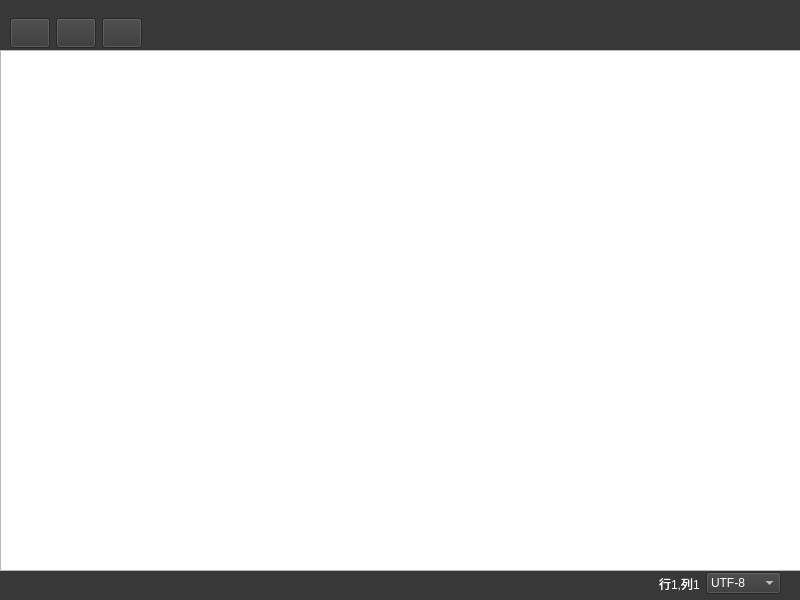
<?xml version="1.0" encoding="UTF-8"?>
<ui version="4.0">
 <class>Widget</class>
 <widget class="QWidget" name="Widget">
  <property name="geometry">
   <rect>
    <x>0</x>
    <y>0</y>
    <width>800</width>
    <height>600</height>
   </rect>
  </property>
  <property name="windowTitle">
   <string>notebook</string>
  </property>
  <property name="windowIcon">
   <iconset resource="res.qrc">
    <normaloff>:/icon/icon.png</normaloff>:/icon/icon.png</iconset>
  </property>
  <widget class="QWidget" name="layoutWidget">
   <property name="geometry">
    <rect>
     <x>0</x>
     <y>0</y>
     <width>801</width>
     <height>601</height>
    </rect>
   </property>
   <layout class="QVBoxLayout" name="verticalLayout">
    <property name="spacing">
     <number>0</number>
    </property>
    <item>
     <widget class="QWidget" name="widgetButtons" native="true">
      <property name="minimumSize">
       <size>
        <width>0</width>
        <height>50</height>
       </size>
      </property>
      <property name="styleSheet">
       <string notr="true">background-color: rgb(56, 56, 56);</string>
      </property>
      <widget class="QWidget" name="layoutWidget">
       <property name="geometry">
        <rect>
         <x>10</x>
         <y>10</y>
         <width>541</width>
         <height>47</height>
        </rect>
       </property>
       <layout class="QHBoxLayout" name="horizontalLayout">
        <item>
         <widget class="QPushButton" name="btnOpen">
          <property name="minimumSize">
           <size>
            <width>30</width>
            <height>30</height>
           </size>
          </property>
          <property name="styleSheet">
           <string notr="true">QPushButton {border-image: url(:/icon/file_open.png)}
QPushButton:hover { border-image: url(:/icon/file_open2.png)}
QPushButton:pressed{border-image: url(:/icon/file_open1.png) }
</string>
          </property>
          <property name="text">
           <string/>
          </property>
         </widget>
        </item>
        <item>
         <widget class="QPushButton" name="btnSave">
          <property name="minimumSize">
           <size>
            <width>30</width>
            <height>30</height>
           </size>
          </property>
          <property name="styleSheet">
           <string notr="true">QPushButton {border-image: url(:/icon/file_save.png)}
QPushButton:hover { border-image: url(:/icon/file-save1.png)}
QPushButton:pressed{border-image: url(:/icon/file-save2.png) }
</string>
          </property>
          <property name="text">
           <string/>
          </property>
         </widget>
        </item>
        <item>
         <widget class="QPushButton" name="btnClose">
          <property name="minimumSize">
           <size>
            <width>30</width>
            <height>30</height>
           </size>
          </property>
          <property name="styleSheet">
           <string notr="true">QPushButton {border-image: url(:/icon/file_close.png)}
QPushButton:hover { border-image: url(:/icon/file-close1.png)}
QPushButton:pressed{border-image: url(:/icon/file-close2.png) }
</string>
          </property>
          <property name="text">
           <string/>
          </property>
         </widget>
        </item>
        <item>
         <spacer name="horizontalSpacer">
          <property name="orientation">
           <enum>Qt::Horizontal</enum>
          </property>
          <property name="sizeHint" stdset="0">
           <size>
            <width>68</width>
            <height>18</height>
           </size>
          </property>
         </spacer>
        </item>
       </layout>
      </widget>
     </widget>
    </item>
    <item>
     <widget class="NBTextEdit" name="textEdit"/>
    </item>
    <item>
     <widget class="QWidget" name="widgetBottom" native="true">
      <property name="minimumSize">
       <size>
        <width>0</width>
        <height>30</height>
       </size>
      </property>
      <property name="styleSheet">
       <string notr="true">background-color: rgb(56, 56, 56);</string>
      </property>
      <widget class="QWidget" name="layoutWidget">
       <property name="geometry">
        <rect>
         <x>40</x>
         <y>0</y>
         <width>761</width>
         <height>25</height>
        </rect>
       </property>
       <layout class="QHBoxLayout" name="horizontalLayout_2">
        <item>
         <spacer name="horizontalSpacer_2">
          <property name="orientation">
           <enum>Qt::Horizontal</enum>
          </property>
          <property name="sizeHint" stdset="0">
           <size>
            <width>40</width>
            <height>20</height>
           </size>
          </property>
         </spacer>
        </item>
        <item>
         <widget class="QLabel" name="labelPosition">
          <property name="autoFillBackground">
           <bool>false</bool>
          </property>
          <property name="styleSheet">
           <string notr="true">color: rgb(255, 255, 255);</string>
          </property>
          <property name="text">
           <string>行1,列1</string>
          </property>
         </widget>
        </item>
        <item>
         <widget class="QComboBox" name="comboBox">
          <property name="styleSheet">
           <string notr="true">color: rgb(255, 255, 255);</string>
          </property>
          <item>
           <property name="text">
            <string>UTF-8</string>
           </property>
          </item>
          <item>
           <property name="text">
            <string>UTF-16</string>
           </property>
          </item>
          <item>
           <property name="text">
            <string>GBK</string>
           </property>
          </item>
          <item>
           <property name="text">
            <string>ANSI</string>
           </property>
          </item>
          <item>
           <property name="text">
            <string>GB2312</string>
           </property>
          </item>
         </widget>
        </item>
        <item>
         <spacer name="horizontalSpacer_3">
          <property name="orientation">
           <enum>Qt::Horizontal</enum>
          </property>
          <property name="sizeType">
           <enum>QSizePolicy::Fixed</enum>
          </property>
          <property name="sizeHint" stdset="0">
           <size>
            <width>20</width>
            <height>20</height>
           </size>
          </property>
         </spacer>
        </item>
       </layout>
      </widget>
     </widget>
    </item>
   </layout>
  </widget>
 </widget>
 <customwidgets>
  <customwidget>
   <class>NBTextEdit</class>
   <extends>QTextEdit</extends>
   <header>nbtextedit.h</header>
  </customwidget>
 </customwidgets>
 <resources>
  <include location="res.qrc"/>
 </resources>
 <connections/>
</ui>
